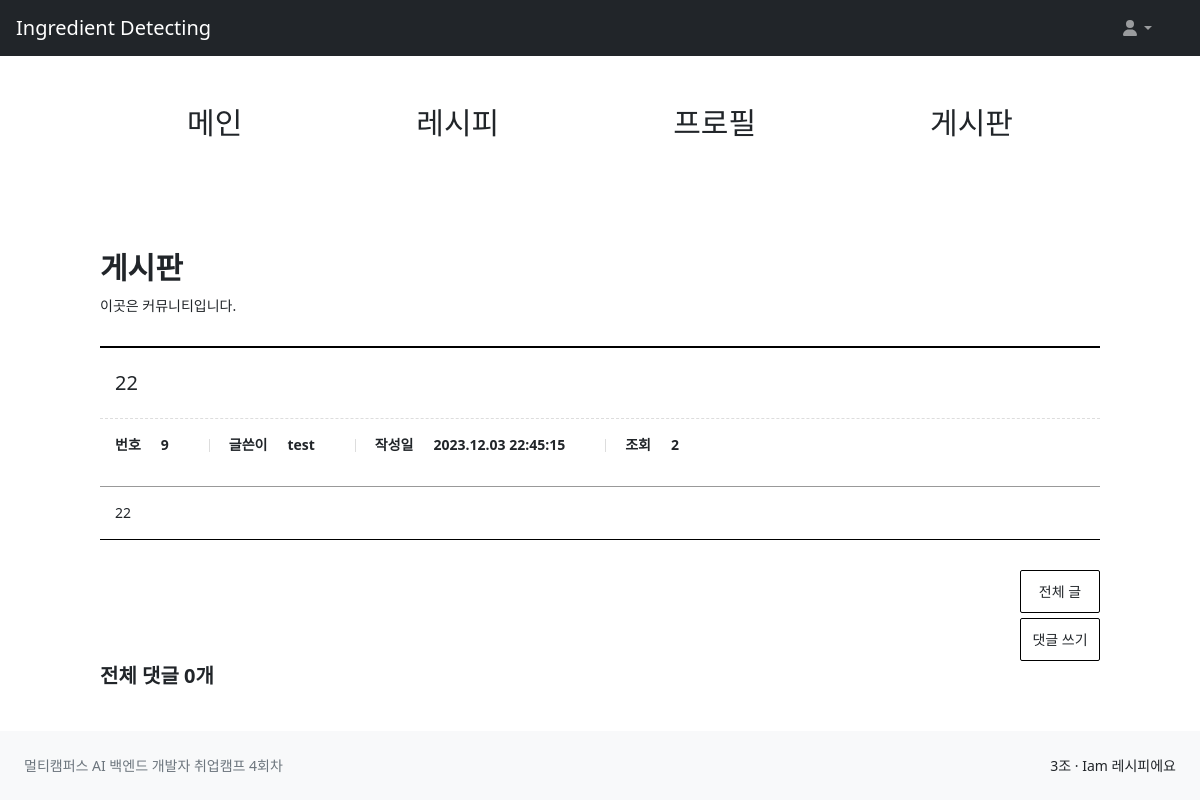
Page /services/post/9/ on the committed database.
### services/models.py (models this page shows, shortened)
class Post(models.Model):
    title = models.CharField(max_length=200)
    content = models.TextField()
    author = models.ForeignKey(User, on_delete=models.CASCADE)
    created_at = models.DateTimeField(auto_now_add=True)
    views = models.PositiveIntegerField(default=0)
    def increase_views(self):
        self.views += 1
        self.save()

### services/views.py (the view)
# urls.py: path('post/<int:pk>/', views.post_detail, name='post_detail'),
def post_detail(request, pk):
    post = get_object_or_404(Post, pk=pk)
    post.content = mark_safe(post.content) # content를 안전한 HTML로 표시
    post.increase_views()  # 조회수 증가 메서드 호출
    return render(request, 'services/post_detail.html', {'post': post})

### services/templates/services/post_detail.html (shortened to what this page needs)
{% extends 'base.html' %}
{% load static %}
{% block content %}
    <link href="{% static 'css/post_detail_style.css' %}" rel="stylesheet"/>
    <div class="board_wrap">
        <div class="nav_bar">
            <ul class="nav">
                <li>
                    <a href="{% url 'index' %}">메인</a>
                </li>
                <li>
                    <a href="{% url 'detect_ingredients' %}">레시피</a>
                </li>
                <li>
                    <a href="{% url 'Information_Modification' %}">프로필</a>
                </li>
                <li>
                    <a href="{% url 'post_list' %}">게시판</a>
                </li>
            </ul>
        </div>
        <div class="board_title">
            <strong>게시판</strong>
            <p>이곳은 커뮤니티입니다.</p>
        </div>
        <div class="board_view_wrap">
            <div class="board_view">
                <div class="title">
                    {{ post.title }}
                </div>
                <div class="info">
                    <dl>
                        <dt>번호</dt>
                        <dt>{{ post.id }}</dt>
                    </dl>
                    <dl>
                        <dt>글쓴이</dt>
                        <dt>{{ post.author.username }}</dt>
                    </dl>
                    <dl>
                        <dt>작성일</dt>
                        <dt>{{ post.created_at|date:"Y.m.d H:i:s" }}</dt>
                    </dl>
                    <dl>
                        <dt>조회</dt>
                        <dt>{{ post.views }}</dt>
                    </dl>
                </div>
                <div class="cont">
                    {{ post.content | safe }}
                </div>
            </div>
            <div class="bt_wrap1">
                <a href="{% url 'post_list' %}">전체 글</a>
            </div>
            {% if not user.is_authenticated %}
                <div class="bt_wrap2">
                    <a href="#" id="comment-new">댓글 쓰기</a>
                </div>
            {% else %}
                <div class="bt_wrap2">
                    <a href="{% url 'comment_new' post.pk %}">댓글 쓰기</a>
                </div>
            {% endif %}
            <div class="comments-count">
                {% with total_comments=post.comment_set.all|length %}
                    <strong>전체 댓글 {{ total_comments }}개</strong>
                {% endwith %}
            </div>
        </div>
    </div>
{% endblock %}

### static/css/post_detail_style.css (style rules this page uses)
* { margin: 0; padding: 0; }
ul,li { list-style: none; }
a { text-decoration: none; color: inherit; }
.board_wrap { width: 1000px; margin: 100px auto; }
.board_title { margin-bottom: 30px; }
.board_title strong { font-size: 30px; }
.board_title p { margin-top: 5px; font-size: 14px; }
.bt_wrap1 { margin-top: 30px; text-align: right; font-size: 0px; }
.bt_wrap1 a { display: inline-block; min-width: 80px; margin-left: 10px; padding: 10px; border: 1px solid #000; border-radius: 2px; font-size: 14px; text-align: center; transition: background-color 0.3s ease, color 0.3s ease; }
.bt_wrap1 a:first-child { margin-left: 0; }
.bt_wrap2 { margin-top: 5px; text-align: right; font-size: 0px; }
.bt_wrap2 a { display: inline-block; min-width: 80px; margin-left: 10px; padding: 10px; border: 1px solid #000; border-radius: 2px; font-size: 14px; text-align: center; transition: background-color 0.3s ease, color 0.3s ease; }
.bt_wrap2 a:first-child { margin-left: 0; }
.board_view { width: 100%; border-top: 2px solid #000; }
.board_view .title { padding: 20px 15px; border-bottom: 1px dashed #ddd; font-size: 20px; }
.board_view .info { padding: 15px; border-bottom: 1px solid #999; font-size: 0; }
.board_view .info dl { position: relative; display: inline-block; padding: 0 20px; }
.board_view .info dl:first-child { padding-left: 0; }
.board_view .info dl::before { content: ""; position: absolute; top: 5px; left: 0; display: block; width: 1px; height: 13px; background: #ddd; }
.board_view .info dl:first-child::before { display: none; }
.board_view .info dl dt, .board_view .info dl dd { display: inline-block; font-size: 14px; margin-right: 20px; }
.board_view .cont { padding: 15px; border-bottom: 1px solid #000; line-height: 160%; font-size: 14px; }
.comments-count strong { font-size: 20px; }
.nav_bar { width: 100%; margin-bottom: 100px; }
.nav { display: flex; justify-content: space-around; list-style: none; padding: 0; }
.nav > li { display: inline-block; margin: 0; font-size: 30px; font-weight: 550; }
.nav > li:last-child { margin-right: 0; }

### rows in the picture
Post: title "22", id "9", author.username "test", created_at "2023.12.03 22:45:15", views "2", content "22"

### other values in the picture
{{ total_comments }} "0"
